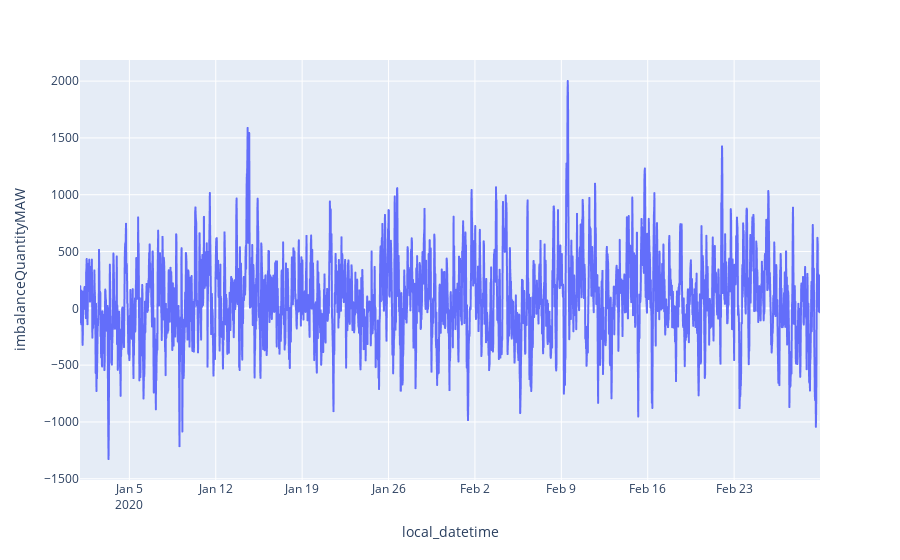

Here is the notebook cell this chart was saved with:
### Code cell
import plotly.express as px

#df = px.data.stocks()

#date_time
#scatter time 
fig = px.line(df_B1780_EDA, x= 'local_datetime', y= 'imbalanceQuantityMAW')
#fig2 = px.line(df_B1780_EDA, x= 'local_datetime',y='imbalanceQuantityMAW')
fig.show()

### Figure 1 — Plotly figure (JSON) as saved in the notebook; plotly's stock layout.template omitted (floating-point values rounded to 4 significant figures; data arrays with more than 128 entries replaced by an {"elided": "..."} marker saying what was removed)
{"data": [{"hovertemplate": "local_datetime=%{x}<br>imbalanceQuantityMAW=%{y}<extra></extra>", "legendgroup": "", "line": {"color": "#636efa", "dash": "solid"}, "marker": {"symbol": "circle"}, "mode": "lines", "name": "", "showlegend": false, "type": "scattergl", "x": {"elided": "2879 str values"}, "xaxis": "x", "y": {"elided": "2879 float values"}, "yaxis": "y"}], "layout": {"legend": {"tracegroupgap": 0}, "margin": {"t": 60}, "xaxis": {"anchor": "y", "domain": [0, 1], "title": {"text": "local_datetime"}}, "yaxis": {"anchor": "x", "domain": [0, 1], "title": {"text": "imbalanceQuantityMAW"}}}}
